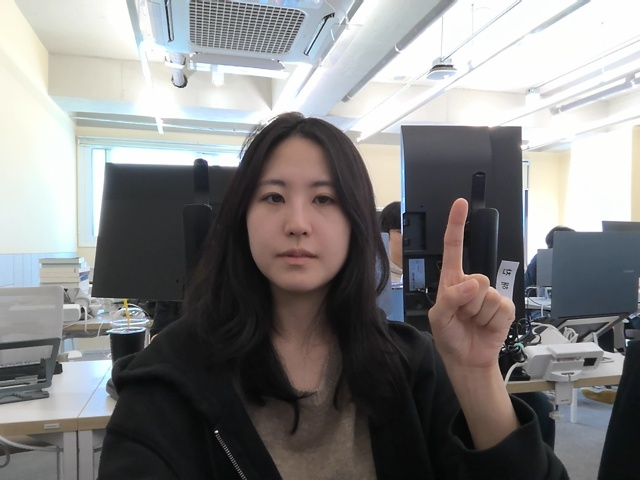
#> input picture data/images/0_1.jpg, 640 x 480 px
$ python -i image_preprocessed_util.py   (imports and definitions only)   (older library calls are emulated)
#> lines starting #> are read from the running program, lines starting #| are printed output that depends on the picture
#> further down, picture is the input picture: shape (480, 640, 3); mean B, G, R 129.3, 129.7, 130.5
import cv2
import numpy as np

def resize_keep_aspect(img, target_w=512):
    h, w = img.shape[:2]
    if w <= target_w:
        return img
    new_h = int(h * (target_w / w))
    return cv2.resize(img, (target_w, new_h), interpolation=cv2.INTER_AREA)

def enhance_contrast(img):
    gray = cv2.cvtColor(img, cv2.COLOR_BGR2GRAY)
    clahe = cv2.createCLAHE(clipLimit=3.0, tileGridSize=(32, 32))
    enhanced = clahe.apply(gray)
    inverted = cv2.bitwise_not(enhanced)   # 흑백 반전
    return cv2.cvtColor(inverted, cv2.COLOR_GRAY2BGR)  # 3채널로 복원

def enhance_soft(img, clahe_clip=2.0, clahe_tile=8, sharp_amt=0.4, blend=0.6):
    # 1) 조명 보정(간단): 큰 블러로 배경 조도 제거 후 보정
#> called with clahe_clip = 2, clahe_tile = 8, sharp_amt = 0.4, blend = 0.6
    blur = cv2.GaussianBlur(img, (0,0), 21)
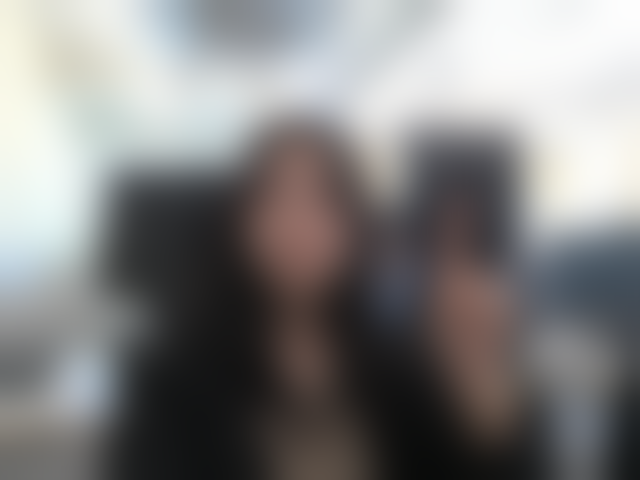
#> blur: shape (480, 640, 3); mean B, G, R 129.3, 129.7, 130.5
    illum = cv2.addWeighted(img, 1.4, blur, -0.4, 0)  # 부드럽게 대비↑
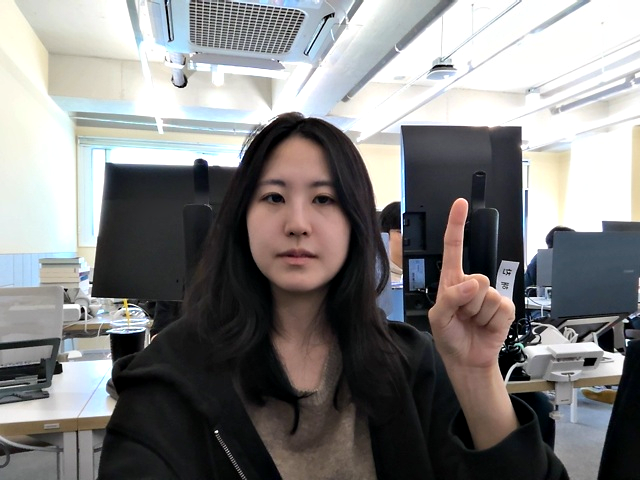
#> illum: shape (480, 640, 3); mean B, G, R 127.9, 128.4, 129.4

    # 2) LAB에서 L 채널만 CLAHE
    lab = cv2.cvtColor(illum, cv2.COLOR_BGR2Lab)
#> lab: shape (480, 640, 3); mean of channels 0, 1, 2 131.2, 128.7, 128.5
    L, A, B = cv2.split(lab)
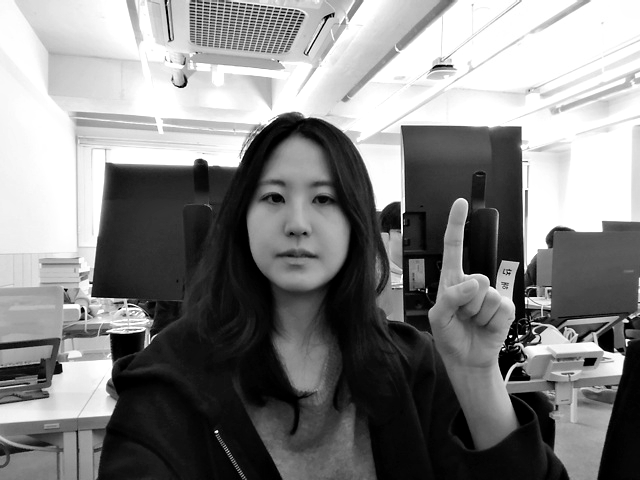
#> L: shape (480, 640); min 0, max 255, mean 131.2
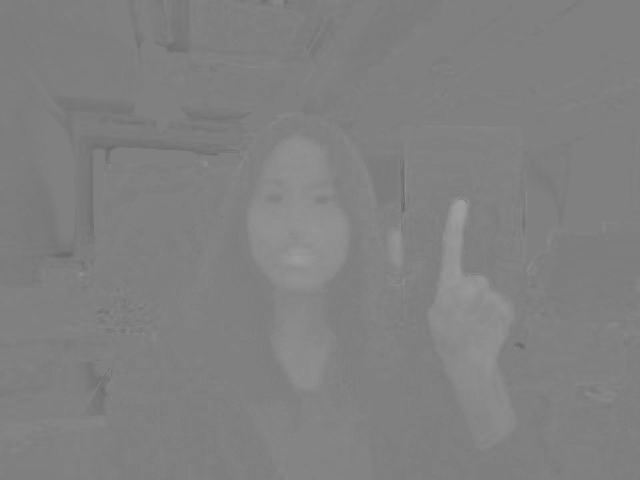
#> A: shape (480, 640); min 105, max 158, mean 128.7
    clahe = cv2.createCLAHE(clipLimit=clahe_clip, tileGridSize=(clahe_tile, clahe_tile))
    L2 = clahe.apply(L)
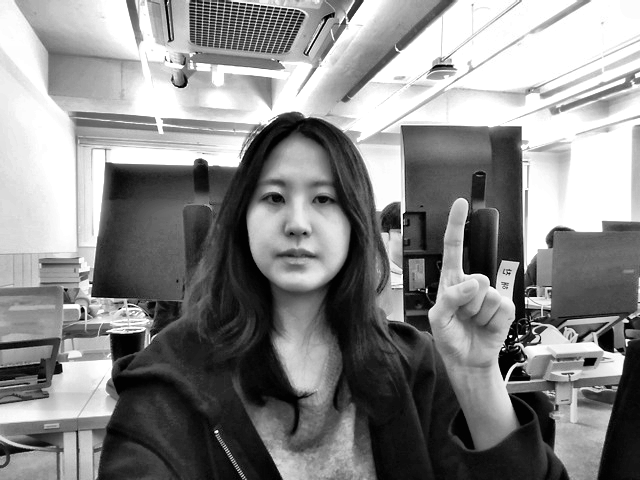
#> L2: shape (480, 640); min 0, max 255, mean 136
    lab2 = cv2.merge([L2, A, B])
#> lab2: shape (480, 640, 3); mean of channels 0, 1, 2 136, 128.7, 128.5
    out = cv2.cvtColor(lab2, cv2.COLOR_Lab2BGR)
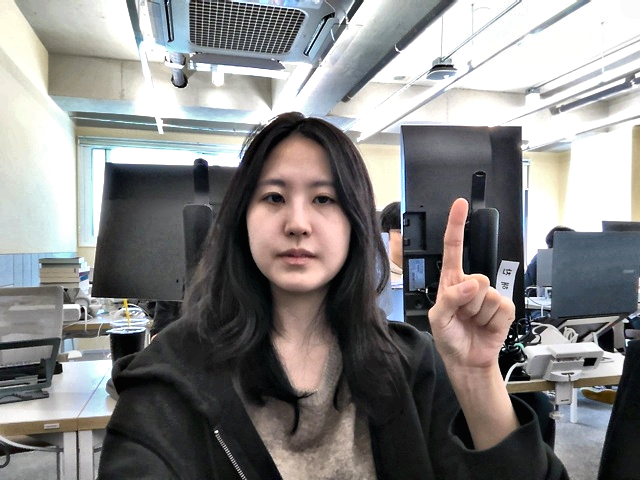
#> out: shape (480, 640, 3); mean B, G, R 131.6, 132.2, 133.4

    # 3) 약한 언샤프 마스크(엣지만 살짝)
    gauss = cv2.GaussianBlur(out, (0,0), 1.0)
    unsharp = cv2.addWeighted(out, 1 + sharp_amt, gauss, -sharp_amt, 0)

    # 4) 원본과 소프트 블렌딩(과변형 방지)
    final = cv2.addWeighted(unsharp, blend, img, 1.0 - blend, 0)
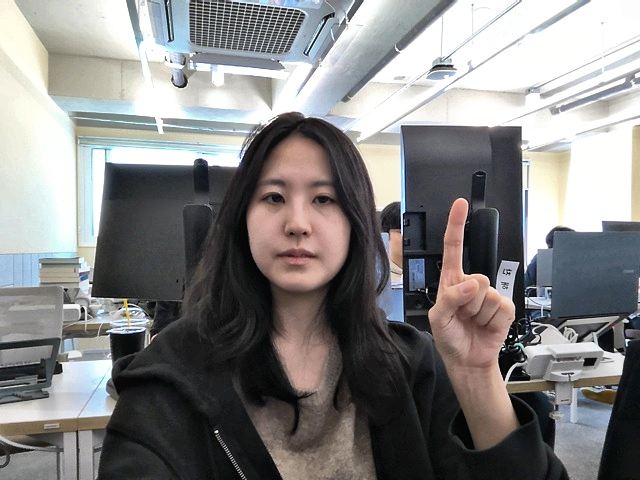
#> final: shape (480, 640, 3); mean B, G, R 130.6, 131.1, 132.2
    return final

def enhance_retinex(img, sigma=30, edge_gain=0.15, blend=0.7):
    img32 = img.astype(np.float32) + 1.0
    base = cv2.GaussianBlur(img32, (0,0), sigma)
    ret = cv2.log(img32) - cv2.log(base)          # 간단 MSR 느낌
    ret = cv2.normalize(ret, None, 0, 255, cv2.NORM_MINMAX).astype(np.uint8)

    # 약한 엣지 강화
    lap = cv2.Laplacian(ret, cv2.CV_16S, ksize=3)
    lap = cv2.convertScaleAbs(lap)
    sharpen = cv2.addWeighted(ret, 1.0, lap, edge_gain, 0)

    return cv2.addWeighted(sharpen, blend, img, 1.0 - blend, 0)

>>> import cv2
>>> picture = cv2.imread('../data/images/0_1.jpg')
>>> result = enhance_soft(picture)
